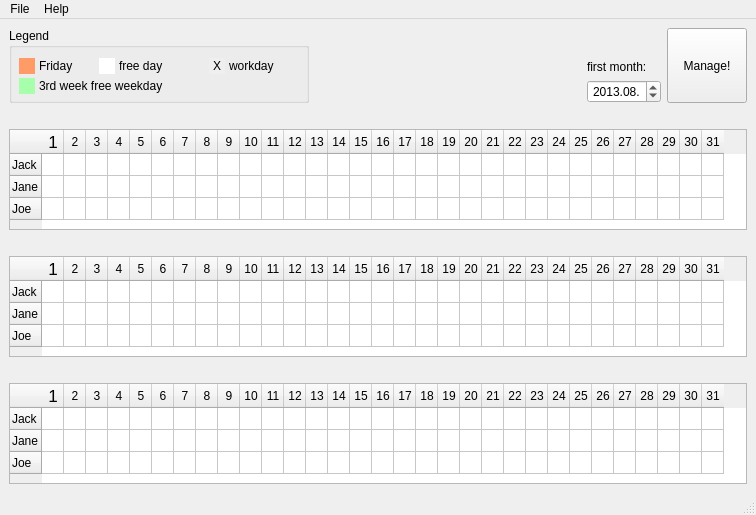
<?xml version="1.0" encoding="UTF-8"?>
<ui version="4.0">
 <class>MainWindow</class>
 <widget class="QMainWindow" name="MainWindow">
  <property name="geometry">
   <rect>
    <x>0</x>
    <y>0</y>
    <width>756</width>
    <height>515</height>
   </rect>
  </property>
  <property name="windowTitle">
   <string>Womanager</string>
  </property>
  <widget class="QWidget" name="centralwidget">
   <layout class="QVBoxLayout" name="verticalLayout_2">
    <item>
     <layout class="QHBoxLayout" name="horizontalLayout">
      <item>
       <widget class="QGroupBox" name="groupBox">
        <property name="enabled">
         <bool>true</bool>
        </property>
        <property name="minimumSize">
         <size>
          <width>300</width>
          <height>75</height>
         </size>
        </property>
        <property name="contextMenuPolicy">
         <enum>Qt::NoContextMenu</enum>
        </property>
        <property name="visible">
         <bool>false</bool>
        </property>
        <property name="title">
         <string>Legend</string>
        </property>
        <widget class="QLabel" name="label_4">
         <property name="geometry">
          <rect>
           <x>30</x>
           <y>30</y>
           <width>62</width>
           <height>16</height>
          </rect>
         </property>
         <property name="text">
          <string>Friday</string>
         </property>
         <property name="margin">
          <number>0</number>
         </property>
        </widget>
        <widget class="QLabel" name="label_5">
         <property name="geometry">
          <rect>
           <x>30</x>
           <y>50</y>
           <width>151</width>
           <height>16</height>
          </rect>
         </property>
         <property name="styleSheet">
          <string notr="true"/>
         </property>
         <property name="text">
          <string>3rd week free weekday</string>
         </property>
        </widget>
        <widget class="QLabel" name="label">
         <property name="geometry">
          <rect>
           <x>10</x>
           <y>30</y>
           <width>16</width>
           <height>16</height>
          </rect>
         </property>
         <property name="styleSheet">
          <string notr="true">background-color: rgb(255, 155, 103);</string>
         </property>
         <property name="text">
          <string/>
         </property>
        </widget>
        <widget class="QLabel" name="label_2">
         <property name="geometry">
          <rect>
           <x>10</x>
           <y>50</y>
           <width>16</width>
           <height>16</height>
          </rect>
         </property>
         <property name="styleSheet">
          <string notr="true">background-color: rgb(168, 255, 171);</string>
         </property>
         <property name="text">
          <string/>
         </property>
        </widget>
        <widget class="QLabel" name="label_3">
         <property name="geometry">
          <rect>
           <x>90</x>
           <y>30</y>
           <width>16</width>
           <height>16</height>
          </rect>
         </property>
         <property name="styleSheet">
          <string notr="true">background-color: rgb(255,255, 255);</string>
         </property>
         <property name="text">
          <string/>
         </property>
        </widget>
        <widget class="QLabel" name="label_7">
         <property name="geometry">
          <rect>
           <x>110</x>
           <y>30</y>
           <width>71</width>
           <height>16</height>
          </rect>
         </property>
         <property name="text">
          <string>free day</string>
         </property>
        </widget>
        <widget class="QLabel" name="label_8">
         <property name="geometry">
          <rect>
           <x>200</x>
           <y>30</y>
           <width>16</width>
           <height>16</height>
          </rect>
         </property>
         <property name="autoFillBackground">
          <bool>true</bool>
         </property>
         <property name="text">
          <string>X</string>
         </property>
         <property name="alignment">
          <set>Qt::AlignCenter</set>
         </property>
        </widget>
        <widget class="QLabel" name="label_9">
         <property name="geometry">
          <rect>
           <x>220</x>
           <y>30</y>
           <width>71</width>
           <height>16</height>
          </rect>
         </property>
         <property name="text">
          <string>workday</string>
         </property>
        </widget>
       </widget>
      </item>
      <item>
       <spacer name="horizontalSpacer">
        <property name="orientation">
         <enum>Qt::Horizontal</enum>
        </property>
        <property name="sizeHint" stdset="0">
         <size>
          <width>40</width>
          <height>20</height>
         </size>
        </property>
       </spacer>
      </item>
      <item>
       <layout class="QGridLayout" name="gridLayout">
        <item row="1" column="1">
         <widget class="QDateEdit" name="dateEdit">
          <property name="maximumSize">
           <size>
            <width>16777215</width>
            <height>16777215</height>
           </size>
          </property>
          <property name="alignment">
           <set>Qt::AlignCenter</set>
          </property>
          <property name="date">
           <date>
            <year>2013</year>
            <month>8</month>
            <day>1</day>
           </date>
          </property>
          <property name="minimumDate">
           <date>
            <year>1900</year>
            <month>8</month>
            <day>1</day>
           </date>
          </property>
          <property name="currentSection">
           <enum>QDateTimeEdit::MonthSection</enum>
          </property>
          <property name="displayFormat">
           <string>yyyy.MM.</string>
          </property>
          <property name="calendarPopup">
           <bool>false</bool>
          </property>
          <property name="currentSectionIndex">
           <number>1</number>
          </property>
         </widget>
        </item>
        <item row="0" column="1">
         <widget class="QLabel" name="label_6">
          <property name="text">
           <string>first month:</string>
          </property>
          <property name="alignment">
           <set>Qt::AlignBottom|Qt::AlignLeading|Qt::AlignLeft</set>
          </property>
         </widget>
        </item>
       </layout>
      </item>
      <item>
       <widget class="QPushButton" name="pushButton">
        <property name="minimumSize">
         <size>
          <width>0</width>
          <height>75</height>
         </size>
        </property>
        <property name="text">
         <string>Manage!</string>
        </property>
       </widget>
      </item>
     </layout>
    </item>
    <item>
     <widget class="QLabel" name="first_month_label">
      <property name="text">
       <string/>
      </property>
      <property name="alignment">
       <set>Qt::AlignCenter</set>
      </property>
     </widget>
    </item>
    <item>
     <widget class="QTableWidget" name="first_month_table">
      <property name="minimumSize">
       <size>
        <width>0</width>
        <height>0</height>
       </size>
      </property>
      <property name="maximumSize">
       <size>
        <width>16777215</width>
        <height>16777215</height>
       </size>
      </property>
      <attribute name="horizontalHeaderDefaultSectionSize">
       <number>22</number>
      </attribute>
      <attribute name="horizontalHeaderMinimumSectionSize">
       <number>5</number>
      </attribute>
      <attribute name="verticalHeaderDefaultSectionSize">
       <number>22</number>
      </attribute>
      <attribute name="verticalHeaderMinimumSectionSize">
       <number>5</number>
      </attribute>
      <row>
       <property name="text">
        <string>Jack</string>
       </property>
      </row>
      <row>
       <property name="text">
        <string>Jane</string>
       </property>
      </row>
      <row>
       <property name="text">
        <string>Joe</string>
       </property>
      </row>
      <column>
       <property name="text">
        <string>1</string>
       </property>
       <property name="font">
        <font>
         <pointsize>13</pointsize>
        </font>
       </property>
      </column>
      <column>
       <property name="text">
        <string>2</string>
       </property>
      </column>
      <column>
       <property name="text">
        <string>3</string>
       </property>
      </column>
      <column>
       <property name="text">
        <string>4</string>
       </property>
      </column>
      <column>
       <property name="text">
        <string>5</string>
       </property>
      </column>
      <column>
       <property name="text">
        <string>6</string>
       </property>
      </column>
      <column>
       <property name="text">
        <string>7</string>
       </property>
      </column>
      <column>
       <property name="text">
        <string>8</string>
       </property>
      </column>
      <column>
       <property name="text">
        <string>9</string>
       </property>
      </column>
      <column>
       <property name="text">
        <string>10</string>
       </property>
      </column>
      <column>
       <property name="text">
        <string>11</string>
       </property>
      </column>
      <column>
       <property name="text">
        <string>12</string>
       </property>
      </column>
      <column>
       <property name="text">
        <string>13</string>
       </property>
      </column>
      <column>
       <property name="text">
        <string>14</string>
       </property>
      </column>
      <column>
       <property name="text">
        <string>15</string>
       </property>
      </column>
      <column>
       <property name="text">
        <string>16</string>
       </property>
      </column>
      <column>
       <property name="text">
        <string>17</string>
       </property>
      </column>
      <column>
       <property name="text">
        <string>18</string>
       </property>
      </column>
      <column>
       <property name="text">
        <string>19</string>
       </property>
      </column>
      <column>
       <property name="text">
        <string>20</string>
       </property>
      </column>
      <column>
       <property name="text">
        <string>21</string>
       </property>
      </column>
      <column>
       <property name="text">
        <string>22</string>
       </property>
      </column>
      <column>
       <property name="text">
        <string>23</string>
       </property>
      </column>
      <column>
       <property name="text">
        <string>24</string>
       </property>
      </column>
      <column>
       <property name="text">
        <string>25</string>
       </property>
      </column>
      <column>
       <property name="text">
        <string>26</string>
       </property>
      </column>
      <column>
       <property name="text">
        <string>27</string>
       </property>
      </column>
      <column>
       <property name="text">
        <string>28</string>
       </property>
      </column>
      <column>
       <property name="text">
        <string>29</string>
       </property>
      </column>
      <column>
       <property name="text">
        <string>30</string>
       </property>
      </column>
      <column>
       <property name="text">
        <string>31</string>
       </property>
      </column>
      <item row="0" column="0">
       <property name="text">
        <string/>
       </property>
      </item>
      <item row="0" column="1">
       <property name="text">
        <string/>
       </property>
      </item>
      <item row="0" column="2">
       <property name="text">
        <string/>
       </property>
      </item>
      <item row="0" column="3">
       <property name="text">
        <string/>
       </property>
      </item>
      <item row="0" column="4">
       <property name="text">
        <string/>
       </property>
      </item>
      <item row="0" column="5">
       <property name="text">
        <string/>
       </property>
      </item>
      <item row="0" column="6">
       <property name="text">
        <string/>
       </property>
      </item>
      <item row="0" column="7">
       <property name="text">
        <string/>
       </property>
      </item>
      <item row="0" column="8">
       <property name="text">
        <string/>
       </property>
      </item>
      <item row="0" column="9">
       <property name="text">
        <string/>
       </property>
      </item>
      <item row="0" column="10">
       <property name="text">
        <string/>
       </property>
      </item>
      <item row="0" column="11">
       <property name="text">
        <string/>
       </property>
      </item>
      <item row="0" column="12">
       <property name="text">
        <string/>
       </property>
      </item>
      <item row="1" column="0">
       <property name="text">
        <string/>
       </property>
      </item>
      <item row="1" column="1">
       <property name="text">
        <string/>
       </property>
      </item>
      <item row="1" column="2">
       <property name="text">
        <string/>
       </property>
      </item>
      <item row="1" column="3">
       <property name="text">
        <string/>
       </property>
      </item>
      <item row="1" column="4">
       <property name="text">
        <string/>
       </property>
      </item>
      <item row="1" column="5">
       <property name="text">
        <string/>
       </property>
      </item>
      <item row="1" column="6">
       <property name="text">
        <string/>
       </property>
      </item>
      <item row="1" column="7">
       <property name="text">
        <string/>
       </property>
      </item>
      <item row="1" column="8">
       <property name="text">
        <string/>
       </property>
      </item>
      <item row="1" column="9">
       <property name="text">
        <string/>
       </property>
      </item>
      <item row="1" column="10">
       <property name="text">
        <string/>
       </property>
      </item>
      <item row="1" column="11">
       <property name="text">
        <string/>
       </property>
      </item>
      <item row="1" column="12">
       <property name="text">
        <string/>
       </property>
      </item>
      <item row="1" column="13">
       <property name="text">
        <string/>
       </property>
      </item>
      <item row="1" column="14">
       <property name="text">
        <string/>
       </property>
      </item>
      <item row="1" column="15">
       <property name="text">
        <string/>
       </property>
      </item>
      <item row="1" column="16">
       <property name="text">
        <string/>
       </property>
      </item>
      <item row="1" column="17">
       <property name="text">
        <string/>
       </property>
      </item>
      <item row="1" column="18">
       <property name="text">
        <string/>
       </property>
      </item>
      <item row="1" column="19">
       <property name="text">
        <string/>
       </property>
      </item>
      <item row="1" column="20">
       <property name="text">
        <string/>
       </property>
      </item>
      <item row="1" column="21">
       <property name="text">
        <string/>
       </property>
      </item>
      <item row="1" column="22">
       <property name="text">
        <string/>
       </property>
      </item>
      <item row="1" column="23">
       <property name="text">
        <string/>
       </property>
      </item>
      <item row="1" column="24">
       <property name="text">
        <string/>
       </property>
      </item>
      <item row="1" column="25">
       <property name="text">
        <string/>
       </property>
      </item>
      <item row="1" column="26">
       <property name="text">
        <string/>
       </property>
      </item>
      <item row="1" column="27">
       <property name="text">
        <string/>
       </property>
      </item>
      <item row="1" column="28">
       <property name="text">
        <string/>
       </property>
      </item>
      <item row="1" column="29">
       <property name="text">
        <string/>
       </property>
      </item>
      <item row="1" column="30">
       <property name="text">
        <string/>
       </property>
      </item>
     </widget>
    </item>
    <item>
     <widget class="QLabel" name="second_month_label">
      <property name="text">
       <string/>
      </property>
      <property name="alignment">
       <set>Qt::AlignCenter</set>
      </property>
     </widget>
    </item>
    <item>
     <widget class="QTableWidget" name="second_month_table">
      <property name="minimumSize">
       <size>
        <width>0</width>
        <height>0</height>
       </size>
      </property>
      <property name="maximumSize">
       <size>
        <width>16777215</width>
        <height>16777215</height>
       </size>
      </property>
      <property name="layoutDirection">
       <enum>Qt::LeftToRight</enum>
      </property>
      <attribute name="horizontalHeaderDefaultSectionSize">
       <number>22</number>
      </attribute>
      <attribute name="horizontalHeaderMinimumSectionSize">
       <number>5</number>
      </attribute>
      <attribute name="verticalHeaderDefaultSectionSize">
       <number>22</number>
      </attribute>
      <attribute name="verticalHeaderMinimumSectionSize">
       <number>5</number>
      </attribute>
      <row>
       <property name="text">
        <string>Jack</string>
       </property>
      </row>
      <row>
       <property name="text">
        <string>Jane</string>
       </property>
      </row>
      <row>
       <property name="text">
        <string>Joe</string>
       </property>
      </row>
      <column>
       <property name="text">
        <string>1</string>
       </property>
       <property name="font">
        <font>
         <pointsize>13</pointsize>
        </font>
       </property>
      </column>
      <column>
       <property name="text">
        <string>2</string>
       </property>
      </column>
      <column>
       <property name="text">
        <string>3</string>
       </property>
      </column>
      <column>
       <property name="text">
        <string>4</string>
       </property>
      </column>
      <column>
       <property name="text">
        <string>5</string>
       </property>
      </column>
      <column>
       <property name="text">
        <string>6</string>
       </property>
      </column>
      <column>
       <property name="text">
        <string>7</string>
       </property>
      </column>
      <column>
       <property name="text">
        <string>8</string>
       </property>
      </column>
      <column>
       <property name="text">
        <string>9</string>
       </property>
      </column>
      <column>
       <property name="text">
        <string>10</string>
       </property>
      </column>
      <column>
       <property name="text">
        <string>11</string>
       </property>
      </column>
      <column>
       <property name="text">
        <string>12</string>
       </property>
      </column>
      <column>
       <property name="text">
        <string>13</string>
       </property>
      </column>
      <column>
       <property name="text">
        <string>14</string>
       </property>
      </column>
      <column>
       <property name="text">
        <string>15</string>
       </property>
      </column>
      <column>
       <property name="text">
        <string>16</string>
       </property>
      </column>
      <column>
       <property name="text">
        <string>17</string>
       </property>
      </column>
      <column>
       <property name="text">
        <string>18</string>
       </property>
      </column>
      <column>
       <property name="text">
        <string>19</string>
       </property>
      </column>
      <column>
       <property name="text">
        <string>20</string>
       </property>
      </column>
      <column>
       <property name="text">
        <string>21</string>
       </property>
      </column>
      <column>
       <property name="text">
        <string>22</string>
       </property>
      </column>
      <column>
       <property name="text">
        <string>23</string>
       </property>
      </column>
      <column>
       <property name="text">
        <string>24</string>
       </property>
      </column>
      <column>
       <property name="text">
        <string>25</string>
       </property>
      </column>
      <column>
       <property name="text">
        <string>26</string>
       </property>
      </column>
      <column>
       <property name="text">
        <string>27</string>
       </property>
      </column>
      <column>
       <property name="text">
        <string>28</string>
       </property>
      </column>
      <column>
       <property name="text">
        <string>29</string>
       </property>
      </column>
      <column>
       <property name="text">
        <string>30</string>
       </property>
      </column>
      <column>
       <property name="text">
        <string>31</string>
       </property>
      </column>
      <item row="0" column="0">
       <property name="text">
        <string/>
       </property>
      </item>
      <item row="0" column="1">
       <property name="text">
        <string/>
       </property>
      </item>
      <item row="0" column="2">
       <property name="text">
        <string/>
       </property>
      </item>
      <item row="0" column="3">
       <property name="text">
        <string/>
       </property>
      </item>
      <item row="0" column="4">
       <property name="text">
        <string/>
       </property>
      </item>
      <item row="0" column="5">
       <property name="text">
        <string/>
       </property>
      </item>
      <item row="0" column="6">
       <property name="text">
        <string/>
       </property>
      </item>
      <item row="0" column="7">
       <property name="text">
        <string/>
       </property>
      </item>
      <item row="0" column="8">
       <property name="text">
        <string/>
       </property>
      </item>
      <item row="0" column="9">
       <property name="text">
        <string/>
       </property>
      </item>
      <item row="0" column="10">
       <property name="text">
        <string/>
       </property>
      </item>
      <item row="0" column="11">
       <property name="text">
        <string/>
       </property>
      </item>
      <item row="0" column="12">
       <property name="text">
        <string/>
       </property>
      </item>
      <item row="0" column="13">
       <property name="text">
        <string/>
       </property>
      </item>
      <item row="1" column="0">
       <property name="text">
        <string/>
       </property>
      </item>
      <item row="1" column="1">
       <property name="text">
        <string/>
       </property>
      </item>
      <item row="1" column="2">
       <property name="text">
        <string/>
       </property>
      </item>
      <item row="1" column="3">
       <property name="text">
        <string/>
       </property>
      </item>
      <item row="1" column="4">
       <property name="text">
        <string/>
       </property>
      </item>
      <item row="1" column="5">
       <property name="text">
        <string/>
       </property>
      </item>
      <item row="1" column="6">
       <property name="text">
        <string/>
       </property>
      </item>
      <item row="1" column="7">
       <property name="text">
        <string/>
       </property>
      </item>
      <item row="1" column="8">
       <property name="text">
        <string/>
       </property>
      </item>
      <item row="1" column="9">
       <property name="text">
        <string/>
       </property>
      </item>
      <item row="1" column="10">
       <property name="text">
        <string/>
       </property>
      </item>
      <item row="1" column="11">
       <property name="text">
        <string/>
       </property>
      </item>
      <item row="1" column="12">
       <property name="text">
        <string/>
       </property>
      </item>
      <item row="1" column="13">
       <property name="text">
        <string/>
       </property>
      </item>
      <item row="1" column="14">
       <property name="text">
        <string/>
       </property>
      </item>
      <item row="1" column="15">
       <property name="text">
        <string/>
       </property>
      </item>
      <item row="1" column="16">
       <property name="text">
        <string/>
       </property>
      </item>
      <item row="1" column="17">
       <property name="text">
        <string/>
       </property>
      </item>
      <item row="1" column="18">
       <property name="text">
        <string/>
       </property>
      </item>
      <item row="1" column="19">
       <property name="text">
        <string/>
       </property>
      </item>
      <item row="1" column="20">
       <property name="text">
        <string/>
       </property>
      </item>
      <item row="1" column="21">
       <property name="text">
        <string/>
       </property>
      </item>
     </widget>
    </item>
    <item>
     <widget class="QLabel" name="third_month_label">
      <property name="text">
       <string/>
      </property>
      <property name="alignment">
       <set>Qt::AlignCenter</set>
      </property>
     </widget>
    </item>
    <item>
     <widget class="QTableWidget" name="third_month_table">
      <property name="minimumSize">
       <size>
        <width>0</width>
        <height>0</height>
       </size>
      </property>
      <property name="maximumSize">
       <size>
        <width>16777215</width>
        <height>16777215</height>
       </size>
      </property>
      <attribute name="horizontalHeaderDefaultSectionSize">
       <number>22</number>
      </attribute>
      <attribute name="horizontalHeaderMinimumSectionSize">
       <number>5</number>
      </attribute>
      <attribute name="verticalHeaderDefaultSectionSize">
       <number>22</number>
      </attribute>
      <attribute name="verticalHeaderMinimumSectionSize">
       <number>5</number>
      </attribute>
      <row>
       <property name="text">
        <string>Jack</string>
       </property>
      </row>
      <row>
       <property name="text">
        <string>Jane</string>
       </property>
      </row>
      <row>
       <property name="text">
        <string>Joe</string>
       </property>
      </row>
      <column>
       <property name="text">
        <string>1</string>
       </property>
       <property name="font">
        <font>
         <pointsize>13</pointsize>
        </font>
       </property>
      </column>
      <column>
       <property name="text">
        <string>2</string>
       </property>
      </column>
      <column>
       <property name="text">
        <string>3</string>
       </property>
      </column>
      <column>
       <property name="text">
        <string>4</string>
       </property>
      </column>
      <column>
       <property name="text">
        <string>5</string>
       </property>
      </column>
      <column>
       <property name="text">
        <string>6</string>
       </property>
      </column>
      <column>
       <property name="text">
        <string>7</string>
       </property>
      </column>
      <column>
       <property name="text">
        <string>8</string>
       </property>
      </column>
      <column>
       <property name="text">
        <string>9</string>
       </property>
      </column>
      <column>
       <property name="text">
        <string>10</string>
       </property>
      </column>
      <column>
       <property name="text">
        <string>11</string>
       </property>
      </column>
      <column>
       <property name="text">
        <string>12</string>
       </property>
      </column>
      <column>
       <property name="text">
        <string>13</string>
       </property>
      </column>
      <column>
       <property name="text">
        <string>14</string>
       </property>
      </column>
      <column>
       <property name="text">
        <string>15</string>
       </property>
      </column>
      <column>
       <property name="text">
        <string>16</string>
       </property>
      </column>
      <column>
       <property name="text">
        <string>17</string>
       </property>
      </column>
      <column>
       <property name="text">
        <string>18</string>
       </property>
      </column>
      <column>
       <property name="text">
        <string>19</string>
       </property>
      </column>
      <column>
       <property name="text">
        <string>20</string>
       </property>
      </column>
      <column>
       <property name="text">
        <string>21</string>
       </property>
      </column>
      <column>
       <property name="text">
        <string>22</string>
       </property>
      </column>
      <column>
       <property name="text">
        <string>23</string>
       </property>
      </column>
      <column>
       <property name="text">
        <string>24</string>
       </property>
      </column>
      <column>
       <property name="text">
        <string>25</string>
       </property>
      </column>
      <column>
       <property name="text">
        <string>26</string>
       </property>
      </column>
      <column>
       <property name="text">
        <string>27</string>
       </property>
      </column>
      <column>
       <property name="text">
        <string>28</string>
       </property>
      </column>
      <column>
       <property name="text">
        <string>29</string>
       </property>
      </column>
      <column>
       <property name="text">
        <string>30</string>
       </property>
      </column>
      <column>
       <property name="text">
        <string>31</string>
       </property>
      </column>
      <item row="0" column="0">
       <property name="text">
        <string/>
       </property>
      </item>
      <item row="0" column="1">
       <property name="text">
        <string/>
       </property>
      </item>
      <item row="0" column="2">
       <property name="text">
        <string/>
       </property>
      </item>
      <item row="0" column="3">
       <property name="text">
        <string/>
       </property>
      </item>
      <item row="0" column="4">
       <property name="text">
        <string/>
       </property>
      </item>
      <item row="0" column="5">
       <property name="text">
        <string/>
       </property>
      </item>
      <item row="0" column="6">
       <property name="text">
        <string/>
       </property>
      </item>
      <item row="0" column="7">
       <property name="text">
        <string/>
       </property>
      </item>
      <item row="0" column="8">
       <property name="text">
        <string/>
       </property>
      </item>
      <item row="0" column="9">
       <property name="text">
        <string/>
       </property>
      </item>
      <item row="0" column="10">
       <property name="text">
        <string/>
       </property>
      </item>
      <item row="0" column="11">
       <property name="text">
        <string/>
       </property>
      </item>
      <item row="0" column="12">
       <property name="text">
        <string/>
       </property>
      </item>
      <item row="0" column="13">
       <property name="text">
        <string/>
       </property>
      </item>
      <item row="0" column="14">
       <property name="text">
        <string/>
       </property>
      </item>
      <item row="0" column="15">
       <property name="text">
        <string/>
       </property>
      </item>
      <item row="0" column="16">
       <property name="text">
        <string/>
       </property>
      </item>
      <item row="0" column="17">
       <property name="text">
        <string/>
       </property>
      </item>
      <item row="0" column="18">
       <property name="text">
        <string/>
       </property>
      </item>
      <item row="1" column="0">
       <property name="text">
        <string/>
       </property>
      </item>
      <item row="1" column="1">
       <property name="text">
        <string/>
       </property>
      </item>
      <item row="1" column="2">
       <property name="text">
        <string/>
       </property>
      </item>
      <item row="1" column="3">
       <property name="text">
        <string/>
       </property>
      </item>
      <item row="1" column="4">
       <property name="text">
        <string/>
       </property>
      </item>
      <item row="1" column="5">
       <property name="text">
        <string/>
       </property>
      </item>
      <item row="1" column="6">
       <property name="text">
        <string/>
       </property>
      </item>
      <item row="1" column="7">
       <property name="text">
        <string/>
       </property>
      </item>
      <item row="1" column="8">
       <property name="text">
        <string/>
       </property>
      </item>
      <item row="1" column="9">
       <property name="text">
        <string/>
       </property>
      </item>
      <item row="1" column="10">
       <property name="text">
        <string/>
       </property>
      </item>
      <item row="1" column="11">
       <property name="text">
        <string/>
       </property>
      </item>
      <item row="1" column="12">
       <property name="text">
        <string/>
       </property>
      </item>
      <item row="1" column="13">
       <property name="text">
        <string/>
       </property>
      </item>
      <item row="1" column="14">
       <property name="text">
        <string/>
       </property>
      </item>
      <item row="1" column="15">
       <property name="text">
        <string/>
       </property>
      </item>
      <item row="1" column="16">
       <property name="text">
        <string/>
       </property>
      </item>
      <item row="1" column="17">
       <property name="text">
        <string/>
       </property>
      </item>
      <item row="1" column="18">
       <property name="text">
        <string/>
       </property>
      </item>
      <item row="1" column="19">
       <property name="text">
        <string/>
       </property>
      </item>
      <item row="1" column="20">
       <property name="text">
        <string/>
       </property>
      </item>
      <item row="1" column="21">
       <property name="text">
        <string/>
       </property>
      </item>
     </widget>
    </item>
   </layout>
  </widget>
  <widget class="QMenuBar" name="menubar">
   <property name="geometry">
    <rect>
     <x>0</x>
     <y>0</y>
     <width>756</width>
     <height>22</height>
    </rect>
   </property>
   <widget class="QMenu" name="fileMenu">
    <property name="title">
     <string>File</string>
    </property>
    <addaction name="actionSave"/>
    <addaction name="actionLoad"/>
    <addaction name="separator"/>
    <addaction name="actionExport"/>
    <addaction name="separator"/>
    <addaction name="actionQuit"/>
   </widget>
   <widget class="QMenu" name="helpMenu">
    <property name="title">
     <string>Help</string>
    </property>
    <addaction name="actionHelp"/>
    <addaction name="separator"/>
    <addaction name="actionAbout"/>
   </widget>
   <addaction name="fileMenu"/>
   <addaction name="helpMenu"/>
  </widget>
  <widget class="QStatusBar" name="statusbar"/>
  <action name="actionSave">
   <property name="text">
    <string>Save</string>
   </property>
  </action>
  <action name="actionQuit">
   <property name="text">
    <string>Quit</string>
   </property>
  </action>
  <action name="actionLoad">
   <property name="text">
    <string>Load</string>
   </property>
  </action>
  <action name="actionAbout">
   <property name="text">
    <string>About</string>
   </property>
  </action>
  <action name="actionHelp">
   <property name="text">
    <string>Help</string>
   </property>
  </action>
  <action name="actionExport">
   <property name="text">
    <string>Export...</string>
   </property>
  </action>
 </widget>
 <tabstops>
  <tabstop>pushButton</tabstop>
  <tabstop>dateEdit</tabstop>
  <tabstop>first_month_table</tabstop>
  <tabstop>second_month_table</tabstop>
  <tabstop>third_month_table</tabstop>
 </tabstops>
 <resources/>
 <connections>
  <connection>
   <sender>pushButton</sender>
   <signal>clicked()</signal>
   <receiver>groupBox</receiver>
   <slot>show()</slot>
   <hints>
    <hint type="sourcelabel">
     <x>692</x>
     <y>82</y>
    </hint>
    <hint type="destinationlabel">
     <x>112</x>
     <y>73</y>
    </hint>
   </hints>
  </connection>
  <connection>
   <sender>actionQuit</sender>
   <signal>triggered()</signal>
   <receiver>MainWindow</receiver>
   <slot>close()</slot>
   <hints>
    <hint type="sourcelabel">
     <x>-1</x>
     <y>-1</y>
    </hint>
    <hint type="destinationlabel">
     <x>377</x>
     <y>257</y>
    </hint>
   </hints>
  </connection>
 </connections>
</ui>
